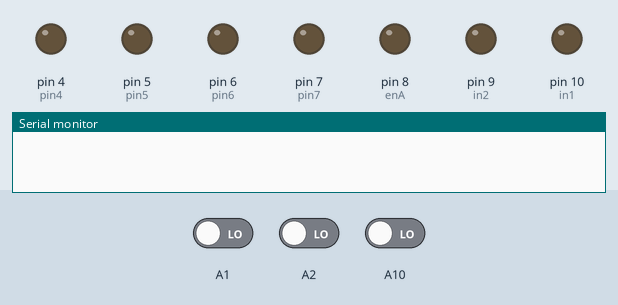
Recording of a sketch running on a simulated Arduino Mega 2560, built with avr-gcc and run on an emulated ATmega2560. Parts: output pins drawn as LEDs (lit = HIGH), the last lines printed to the serial monitor. The test bench sets the inputs (shaded band); at power-on: A1 LOW, A2 LOW, A10 LOW.

Above: at 0.1 s.
At 9.1 s:
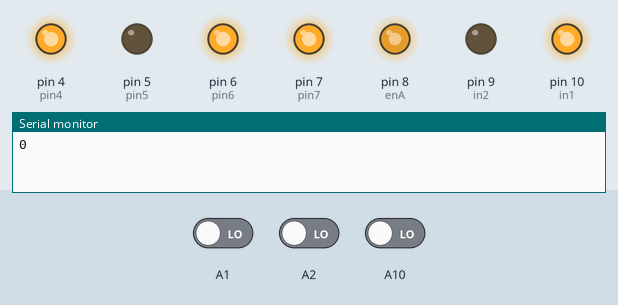
Timing chart, 0 to 10.6 s (numbered marks = the images above):
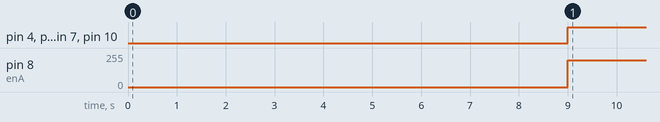

The sketch:

super_proga__2_.ino
```cpp
int ch1 = 0;
int ch2 = 0;
int ch3 = 0;
int ch4 = 0;
int ch5 = 0;
int ch6 = 0;
int speedL = 0;
int speedR = 0;
int pin4 = 4;
int pin5 = 5;
int pin6 = 6;
int pin7 = 7;
int enA = 8;
int in1 = 10;
int in2 = 9;
int pulls = 0;
int pulls2 = 0;
int pulls3 = 0;

void setup() {
  pinMode(enA, OUTPUT);
  pinMode(in1, OUTPUT);
  pinMode(in2, OUTPUT);
  pinMode(pin4, OUTPUT);
  pinMode(pin5, OUTPUT);
  pinMode(pin6, OUTPUT);
  pinMode(pin7, OUTPUT);
  pinMode(A1, INPUT);
  pinMode(A2, INPUT);
  pinMode(A3, INPUT);
  pinMode(A4, INPUT);
  pinMode(A5, INPUT);
  pinMode(A10, INPUT);
  Serial.begin(9600);
  analogWrite(enA, 0);
}

void loop() {
  pulls = pulseIn(A1, 100000);
  pulls2 = pulseIn(A2, 100000);
  pulls3 = pulseIn(A10, 100000);
  if (pulseIn(A1, 100000) <= 970){
  pulls = 970;
  }
  if (pulseIn(A1, 100000) >= 2025){
  pulls = 2025;
  }
  if (pulseIn(A2, 100000) <= 970){
  pulls2 = 970;
  }
  if (pulseIn(A2, 100000) >= 2025){
  pulls2 = 2025;
  }
  if (pulseIn(A10, 100000) <= 970){
  pulls3 = 970;
  }
  if (pulseIn(A10, 100000) >= 2025){
  pulls3 = 2025;
  }
  ch1 = map(pulls, 970, 2025, -255, 255);
  ch2 = map(pulls2, 970, 2025, -255, 255);
  ch6 = map(pulls3, 970, 2025, 0, 255);

  analogWrite(enA, 0);

  speedR = ch2 + ch1;
  speedL = ch2 - ch1;
  analogWrite(pin5, abs(speedL));
  analogWrite(pin6, abs(speedR));

  if (speedR < 15) {
    digitalWrite(pin7, 1);
  }
  else {
    digitalWrite(pin7, 0);
}

  if (speedL < 15 ) {
    digitalWrite(pin4, 1);
  }
  else {
    digitalWrite(pin4, 0);
  }

  Serial.println(ch6);
  if (ch6 < 30){
  analogWrite(enA, 200);
  digitalWrite(in1, HIGH);
  digitalWrite(in2, LOW);
  }

  if (ch6 > 150){
  analogWrite(enA, 200);
  digitalWrite(in1, LOW);
  digitalWrite(in2, HIGH);
}
}
```

Measured:
- by itself, pin 4 (pin4), pin 6 (pin6), pin 7 (pin7), pin 10 (in1): LOW → HIGH at 9.0 s
- by itself, pin 8 (enA): 0/255 → 200/255 at 9.0 s
